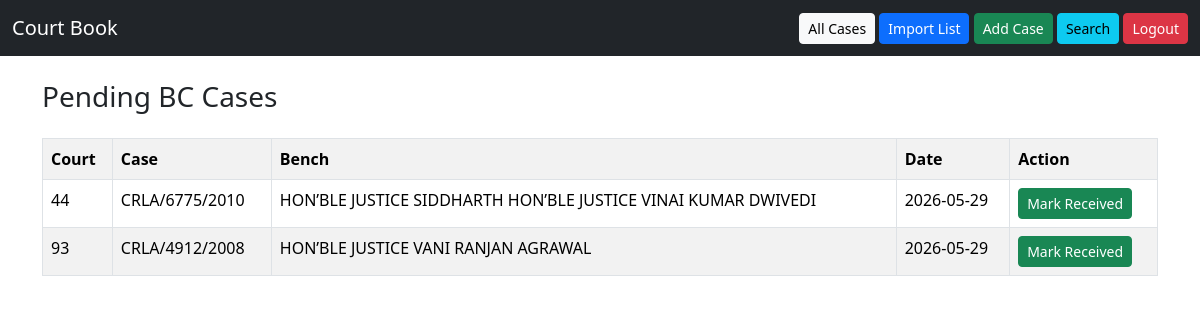
The page /pending-bc (signed in) on the database its author committed.
### app.py (models this page shows)
class Case(db.Model):
    id = db.Column(db.Integer, primary_key=True)
    listing_date = db.Column(db.String(20))
    court_no = db.Column(db.String(20))
    bench = db.Column(db.String(200))
    serial_no = db.Column(db.String(20))
    case_no = db.Column(db.String(200))
    connected_cases = db.Column(db.Text)
    record_type = db.Column(db.String(50))
    status = db.Column(db.String(20), default='PO')
    received = db.Column(db.Boolean, default=False)
    remarks = db.Column(db.Text)
    created_at = db.Column(db.DateTime, default=datetime.utcnow)
    bc_received = db.Column(db.Boolean, default=False)
    jr_received = db.Column(db.Boolean, default=False)

### app.py (the view)
@app.route('/pending-bc')
@login_required
def pending_bc():
    cases = Case.query.filter_by(
    status='BC',
    bc_received=False
).all()
    return render_template(
        'pending_bc.html',
        cases=cases
    )

### app.py (called while the page is built)
@login_manager.user_loader
def load_user(user_id):
    return User.query.get(int(user_id))

@app.context_processor
def inject_user():
    return dict(current_user=current_user)

### templates/pending_bc.html
{% extends 'base.html' %}
{% block content %}
<h3 class="mb-4">Pending BC Cases</h3>
<div class="table-responsive">
<table class="table table-bordered table-striped">
<tr>
    <th>Court</th>
    <th>Case</th>
    <th>Bench</th>
    <th>Date</th>
    <th>Action</th>
</tr>
{% for case in cases %}
<tr>
    <td>{{ case.court_no }}</td>
    <td>{{ case.case_no }}</td>
    <td>{{ case.bench }}</td>
    <td>{{ case.listing_date }}</td>
    <td>
        <a href="/mark-received/{{ case.id }}" class="btn btn-success btn-sm">
        Mark Received
        </a>
    </td>
</tr>
{% endfor %}
</table>
</div>
{% endblock %}

### templates/base.html (shortened to what this page needs)
<!DOCTYPE html>
<html>
<head>
    <link href="https://cdn.jsdelivr.net/npm/bootstrap@5.3.3/dist/css/bootstrap.min.css" rel="stylesheet">
</head>
<body>
<nav class="navbar navbar-dark bg-dark navbar-expand-lg">
    <div class="container-fluid">
        <a class="navbar-brand" href="/">Court Book</a>
        <div>
	<a href="/all-cases"class="btn btn-light btn-sm">All Cases</a>
	<a href="/import-cause-list" class="btn btn-primary btn-sm">Import List</a>
            <a href="/add-case" class="btn btn-success btn-sm">Add Case</a>
                        <a href="/search" class="btn btn-info btn-sm">Search</a>
            <a href="/logout" class="btn btn-danger btn-sm">Logout</a>
        </div>
    </div>
</nav>
<div class="container mt-4">
{% block content %}
{% endblock %}
</div>
</body>
</html>

### rows shown on the page
Case: court_no "44", case_no "CRLA/6775/2010", bench "HON’BLE JUSTICE SIDDHARTH HON’BLE JUSTICE VINAI KUMAR DWIVEDI", listing_date "2026-05-29"
Case: court_no "93", case_no "CRLA/4912/2008", bench "HON’BLE JUSTICE VANI RANJAN AGRAWAL", listing_date "2026-05-29"
